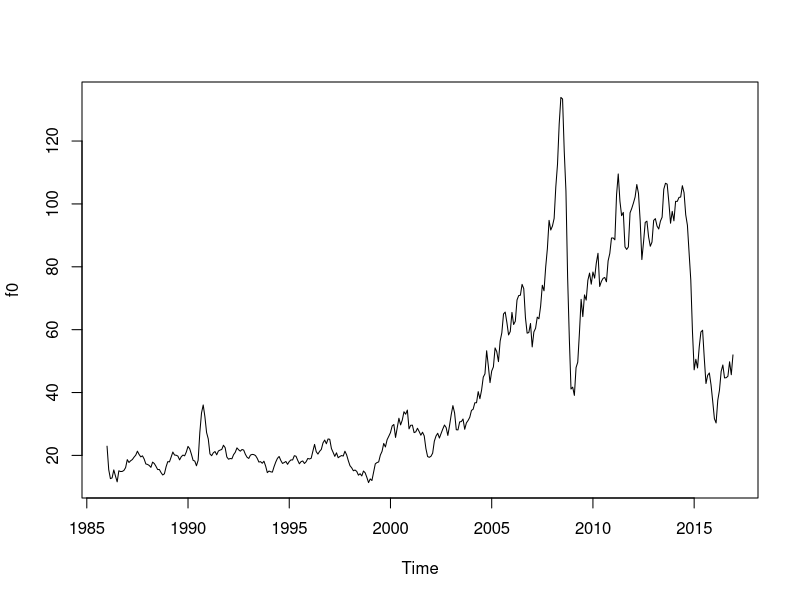

Write the R code that produced this figure. (Note: this script raises an error after producing the figure.)
## -*- coding: utf-8 -*-
##
## Plik MCOILWTICO.csv zawiera średxnie miesięczne ceny ropy w okresie 1986/1--2016/12
## żródło  https://fred.stlouisfed.org/series/MCOILWTICO
## wybieramy szereg `Not Seasonally Adjusted' tj. bez korekty sezonowej
ropa <- read.csv("MCOILWTICO.csv", header = T, sep = ",")

## zamieniamy kolumnę MCOILWTICO na szereg czasowy (MCOILWTICO to nazwa kolumny w pliku CSV;
## jeżeli w pliku CSV nie ma nagłówków kolumn należy użyć nazw V1, V2 itd... (V2 oznacza druga kolumnę)

## start=c(1986,1) oznacza że pierwsza obserwacja to styczeń 1986
f0 <- ts(ropa$MCOILWTICO, frequency=12, start=c(1986,1)) ## 

## #### #### Wykresy ### #### #### #### #### #### #### #### #### #### #### ###
## ocenić na wykresie czy występuje trend/sezonowość
plot(f0)

## wykres w kolorkach (po wczytaniu pakietu lattice) ####
library("lattice")
xyplot(f1);

## definiujemy zbiór uczący jako szereg f0 bez trzech ostatnich obserwacji
f1 <- window(f0,start=c(1986,1),end=c(2016,9))
## definiujemy zbiór testowy równy trzem ostatnim obserwacjom z f0
f1t <- window(f0,start=c(2016,10),end=c(2016,12))

## obejrzmy czy wszystko jest OK
## f1 powinien mieć 369 obserwacje a f1t 3 obserwacje
f1
f1t

## Prognozy ### #### #### #### #### #### ######################################
## średnia ruchoma
f1.forecast.m3 <- forecast (meanf (x = f1, h = 3))
summary(f1.forecast.m3)

## Metoda naiwna błądzenie-przypadkowe (random-walk) z dryfem
f1.forecast.rwf <- forecast (rwf(f1, h=3, drift=T))
summary(f1.forecast.rwf)
                                 
# dekompozycja na podstawie modelu regresji: trend liniowy + sezonowosc
# jeżeli nie ma sezonowości pomiń człon `+ season'
f1.tslm.s <- tslm(f1 ~ trend + season)
#summary(f1.tslm.s)
# prognoza
f1.forecast.lm <- forecast(f1.tslm.s, h=3)
plot(f1.forecast.lm)
summary(f1.forecast.lm)

## Algorytm Holta
f1.holt <- holt(f1, h = 3)
summary(f1.holt)

## Holt-Winters (jeżeli występuje sezonowość)
f1.hw <- hw(f1, h = 3, seasonal = "additive")
summary(f1.hw)

## Porównanie prognoz #### #### #### ####

# średnia ruchoma
accuracy(f1.forecast.m3, f1t);

# błądzenie przypadkowe
accuracy(f1.forecast.rwf, f1t);

# liniowy (z sezonowoscia jezeli wystepuje)
accuracy(f1.forecast.lm, f1t);

# metoda Holta
accuracy(f1.holt, f1t);

# metoda HW (jezeli wystepuje sezonowosc)
accuracy(f1.hw, f1t);

###################################################################
## Porównać RMSE i inne statystyki ocenić która metoda daje najlepsze
## wyniki; napisać krótkie sprawozdanie 1--2 strony
## Ewentualnie zastosować inne metody

## ### Linki do potencjalnych stron z danymu
## Bitcoin forecasting (volume/price)
## http://www.rdatamining.com/examples/time-series-forecasting
## 
## http://data.bitcoinity.org/markets/volume/6m?c=e&t=bar
## http://www.ecb.europa.eu/stats/exchange/eurofxref/html/index.en.html

## Federal Reserve Bank of St. Louis
## https://fred.stlouisfed.org/categories/32217
## Ceny ropy: https://fred.stlouisfed.org/series/MCOILWTICO
## średnie dzienne ceny ropy 1986/1--2016/12 => DCOILWTICO.csv
## średnie miesieczne ceny ropy (szereg bez sezonowosci) 1986/1--2016/12 ==> MCOILWTICO.csv
##
## Banki danych miesiecznych
## https://fred.stlouisfed.org/tags/series?t=monthly
## Przykłady
## Pozwolenia na budowe (New Private Housing Units Authorized by Building Permits) Not adjusted
## https://fred.stlouisfed.org/series/PERMITNSA
## Bezrobocie
## https://fred.stlouisfed.org/series/LNU03000000
## Przejechane kilometry (Vehicle Miles Travelled)
## https://fred.stlouisfed.org/series/TRFVOLUSM227NFWA
## Indeks produkcji cementu
## https://fred.stlouisfed.org/series/IPN32731N
## Indeks produkcji lodów
## https://fred.stlouisfed.org/series/IPN31152N

## Bank danych lokalnych (GUS)
## stat.gov.pl/bdl

## Dane finansowe (zwykle dzienne)
## Polska stooq
## https://stooq.pl/q/d/?s=eurpln

